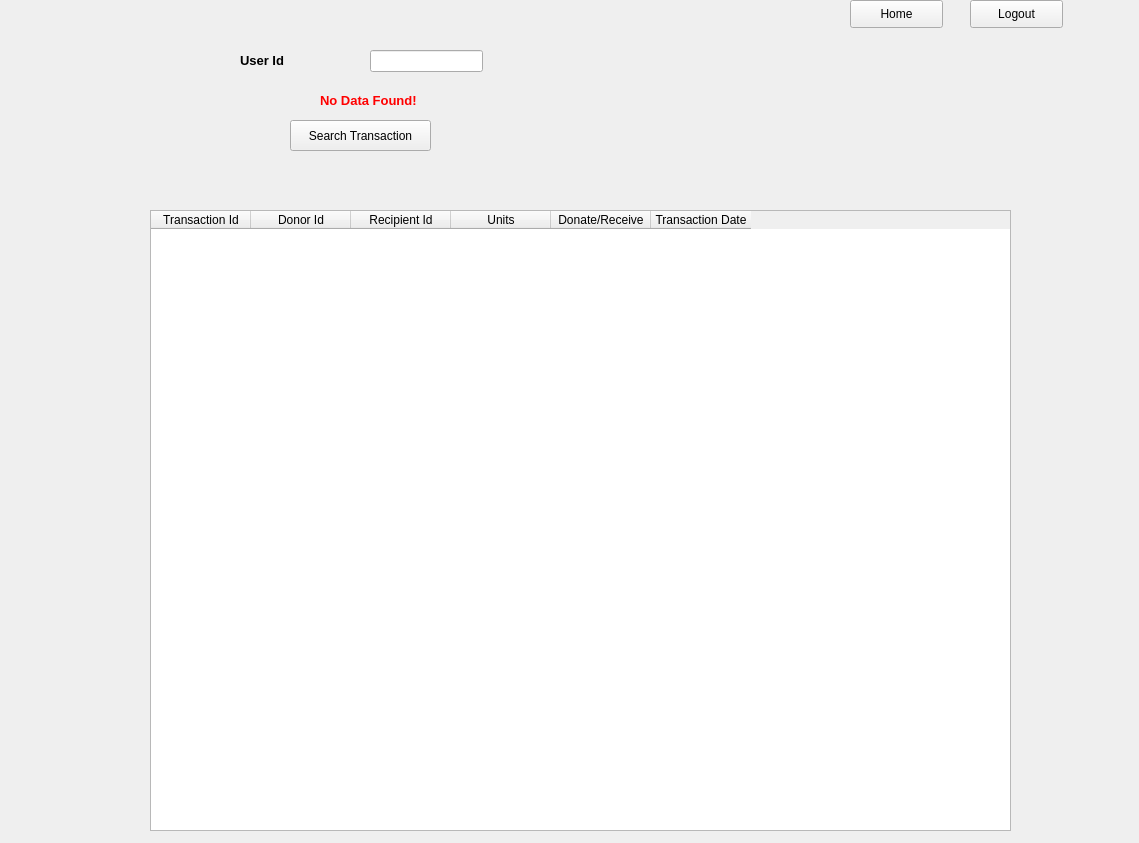
<?xml version="1.0" encoding="UTF-8"?>
<ui version="4.0">
 <class>Form</class>
 <widget class="QWidget" name="Form">
  <property name="geometry">
   <rect>
    <x>0</x>
    <y>0</y>
    <width>1139</width>
    <height>843</height>
   </rect>
  </property>
  <property name="windowTitle">
   <string>Form</string>
  </property>
  <widget class="QPushButton" name="LogOutButton">
   <property name="geometry">
    <rect>
     <x>970</x>
     <y>0</y>
     <width>93</width>
     <height>28</height>
    </rect>
   </property>
   <property name="text">
    <string>Logout</string>
   </property>
  </widget>
  <widget class="QPushButton" name="HomeButton">
   <property name="geometry">
    <rect>
     <x>850</x>
     <y>0</y>
     <width>93</width>
     <height>28</height>
    </rect>
   </property>
   <property name="text">
    <string>Home</string>
   </property>
  </widget>
  <widget class="QLabel" name="UserIdlabel">
   <property name="geometry">
    <rect>
     <x>240</x>
     <y>50</y>
     <width>121</width>
     <height>21</height>
    </rect>
   </property>
   <property name="font">
    <font>
     <pointsize>10</pointsize>
     <weight>75</weight>
     <bold>true</bold>
    </font>
   </property>
   <property name="text">
    <string>User Id</string>
   </property>
  </widget>
  <widget class="QLineEdit" name="IdlineEdit">
   <property name="geometry">
    <rect>
     <x>370</x>
     <y>50</y>
     <width>113</width>
     <height>22</height>
    </rect>
   </property>
  </widget>
  <widget class="QPushButton" name="SearchButton">
   <property name="geometry">
    <rect>
     <x>290</x>
     <y>120</y>
     <width>141</width>
     <height>31</height>
    </rect>
   </property>
   <property name="text">
    <string>Search Transaction</string>
   </property>
  </widget>
  <widget class="QTableWidget" name="tableWidget">
   <property name="geometry">
    <rect>
     <x>150</x>
     <y>210</y>
     <width>861</width>
     <height>621</height>
    </rect>
   </property>
   <column>
    <property name="text">
     <string>Transaction Id</string>
    </property>
   </column>
   <column>
    <property name="text">
     <string>Donor Id</string>
    </property>
   </column>
   <column>
    <property name="text">
     <string>Recipient Id</string>
    </property>
   </column>
   <column>
    <property name="text">
     <string>Units</string>
    </property>
   </column>
   <column>
    <property name="text">
     <string>Donate/Receive</string>
    </property>
   </column>
   <column>
    <property name="text">
     <string>Transaction Date</string>
    </property>
   </column>
  </widget>
  <widget class="QLabel" name="DataNFLabel">
   <property name="geometry">
    <rect>
     <x>320</x>
     <y>90</y>
     <width>151</width>
     <height>21</height>
    </rect>
   </property>
   <property name="font">
    <font>
     <pointsize>10</pointsize>
     <weight>75</weight>
     <bold>true</bold>
    </font>
   </property>
   <property name="styleSheet">
    <string notr="true">color:rgb(255, 0, 0)</string>
   </property>
   <property name="text">
    <string>No Data Found!</string>
   </property>
  </widget>
 </widget>
 <resources/>
 <connections/>
</ui>
